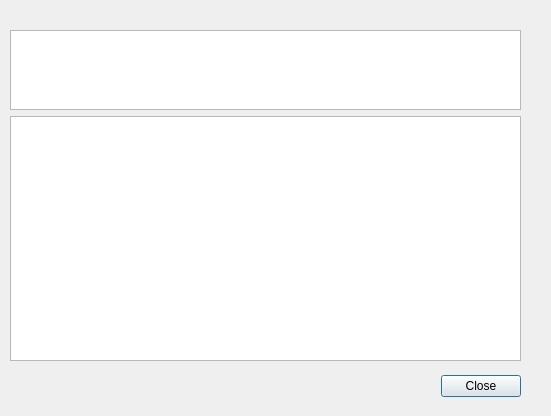
<?xml version="1.0" encoding="UTF-8"?>
<ui version="4.0">
 <class>ViewRecipeDialog</class>
 <widget class="QDialog" name="ViewRecipeDialog">
  <property name="geometry">
   <rect>
    <x>0</x>
    <y>0</y>
    <width>551</width>
    <height>416</height>
   </rect>
  </property>
  <property name="windowTitle">
   <string>View recipe</string>
  </property>
  <widget class="QDialogButtonBox" name="buttonBox">
   <property name="geometry">
    <rect>
     <x>180</x>
     <y>370</y>
     <width>341</width>
     <height>32</height>
    </rect>
   </property>
   <property name="orientation">
    <enum>Qt::Horizontal</enum>
   </property>
   <property name="standardButtons">
    <set>QDialogButtonBox::Close</set>
   </property>
  </widget>
  <widget class="QWidget" name="verticalLayoutWidget">
   <property name="geometry">
    <rect>
     <x>10</x>
     <y>10</y>
     <width>511</width>
     <height>351</height>
    </rect>
   </property>
   <layout class="QVBoxLayout" name="verticalLayout">
    <item>
     <widget class="QLabel" name="nameLabel">
      <property name="font">
       <font>
        <weight>75</weight>
        <bold>true</bold>
       </font>
      </property>
      <property name="text">
       <string/>
      </property>
      <property name="alignment">
       <set>Qt::AlignCenter</set>
      </property>
     </widget>
    </item>
    <item>
     <widget class="QListView" name="tagListView">
      <property name="sizePolicy">
       <sizepolicy hsizetype="Expanding" vsizetype="Fixed">
        <horstretch>0</horstretch>
        <verstretch>0</verstretch>
       </sizepolicy>
      </property>
      <property name="maximumSize">
       <size>
        <width>16777215</width>
        <height>80</height>
       </size>
      </property>
      <property name="autoFillBackground">
       <bool>true</bool>
      </property>
      <property name="editTriggers">
       <set>QAbstractItemView::NoEditTriggers</set>
      </property>
      <property name="isWrapping" stdset="0">
       <bool>true</bool>
      </property>
      <property name="selectionRectVisible">
       <bool>false</bool>
      </property>
     </widget>
    </item>
    <item>
     <widget class="QTextEdit" name="textEdit">
      <property name="maximumSize">
       <size>
        <width>16777215</width>
        <height>300</height>
       </size>
      </property>
      <property name="undoRedoEnabled">
       <bool>false</bool>
      </property>
     </widget>
    </item>
   </layout>
  </widget>
 </widget>
 <resources/>
 <connections>
  <connection>
   <sender>buttonBox</sender>
   <signal>accepted()</signal>
   <receiver>ViewRecipeDialog</receiver>
   <slot>accept()</slot>
   <hints>
    <hint type="sourcelabel">
     <x>248</x>
     <y>254</y>
    </hint>
    <hint type="destinationlabel">
     <x>157</x>
     <y>274</y>
    </hint>
   </hints>
  </connection>
  <connection>
   <sender>buttonBox</sender>
   <signal>rejected()</signal>
   <receiver>ViewRecipeDialog</receiver>
   <slot>reject()</slot>
   <hints>
    <hint type="sourcelabel">
     <x>316</x>
     <y>260</y>
    </hint>
    <hint type="destinationlabel">
     <x>286</x>
     <y>274</y>
    </hint>
   </hints>
  </connection>
 </connections>
</ui>
